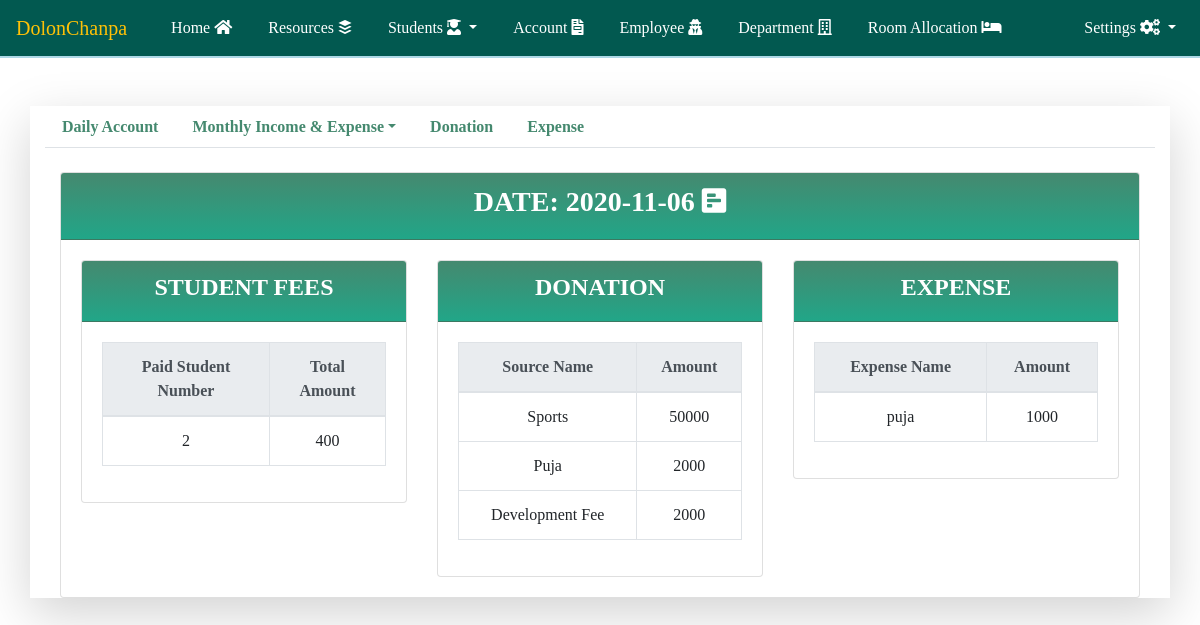
Screenshot of /daily_details.php?date=2020-11-06 (signed in) with the database file from the repository.
### tables this page shows
CREATE TABLE `donation_information` (
  `id` int(255) NOT NULL,
  `source_name` varchar(100) NOT NULL,
  `amount` varchar(20) NOT NULL,
  `month` varchar(10) NOT NULL,
  `year` varchar(10) NOT NULL,
  `entry_date` date NOT NULL
);

CREATE TABLE `expense_information` (
  `id` int(255) NOT NULL,
  `expense_name` varchar(200) NOT NULL,
  `amount` varchar(100) NOT NULL,
  `month` varchar(10) NOT NULL,
  `year` varchar(10) NOT NULL,
  `expense_date` date NOT NULL
);

### daily_details.php (the view, shortened to what this page needs)
<?php include('header.php') ?>
<?php include('database_connection.php')?>
<?php include('account_header.php') ?>
<div class="container tab-pane"><br>
    <div class="row justify-content-center">
        <div class="col-lg-12 col-12" id = "source_div">
            <div class="card">
                <div class="card-header">
                    <div class="row justify-content-center">
                        <div class="col-lg-6 col-md-6 col-12">
                            <h3 class ="text-center card_header_color text-uppercase">Date: <?php echo $_GET['date'] ?> <span><i class="fas fa-poll-h"></i></span></h3>
                        </div>
                    </div>
                </div>
                <div class="card-body">
                    <div class="row justify-content-center">
                        <div class="col-lg-4 col-md-12 col-12" >
                            <div class="card">
                                <div class="card-header">
                                    <h4 class = "text-center text-uppercase card_header_color">Student Fees</h4>
                                </div>
                                <div class="card-body">
                                    <table class = "table table-bordered table-hover text-center table-responsive-sm">
                                        <tr>
                                            <thead class ="thead-light">
                                                <th>Paid Student Number</th>
                                                <th>Total Amount</th>
                                            </thead>
                                        </tr>
                                        <?php
                                        $select_student_payment = "SELECT COUNT(`id`) as total_student, SUM(`amount`) as total_amount FROM `student_payment_information` WHERE `payment_date` = '$_GET[date]'";
                                        $run_select_student_payment = mysqli_query($conn, $select_student_payment);
                                        while($row = mysqli_fetch_assoc($run_select_student_payment))
                                        {
                                            ?>
                                            <tr>
                                                <td>
                                                    <?php
                                                        if($row['total_student']!=0)
                                                        {
                                                            echo $row['total_student'];
                                                        }
                                                    ?>
                                                </td>
                                                <td><?php echo $row['total_amount']; ?></td>
                                            </tr>
                                            <?php
                                        }
                                        ?>
                                    </table>
                                </div>
                            </div>
                        </div>
                        <div class="col-lg-4 col-md-12 col-12" >
                            <div class="card">
                                <div class="card-header">
                                    <h4 class = "text-center text-uppercase card_header_color">Donation</h4>
                                </div>
                                <div class="card-body">
                                    <table class = "table table-bordered table-hover text-center table-responsive-sm">
                                        <tr>
                                            <thead class ="thead-light">
                                                <th>Source Name</th>
                                                <th>Amount</th>
                                            </thead>
                                        </tr>
                                        <?php
                                        $select_donation = "SELECT `source_name` , `amount` FROM `donation_information` WHERE `entry_date` = '$_GET[date]'";
                                        $run_select_donation = mysqli_query($conn, $select_donation);
                                        while($row = mysqli_fetch_assoc($run_select_donation))
                                        {
                                            ?>
                                            <tr>
                                                <td><?php echo $row['source_name']; ?></td>
                                                <td><?php echo $row['amount']; ?></td>
                                            </tr>
                                            <?php
                                        }
                                        ?>
                                    </table>
                                </div>
                            </div>
                        </div>
                        <div class="col-lg-4 col-md-12 col-12" >
                            <div class="card">
                                <div class="card-header">
                                    <h4 class = "text-center text-uppercase card_header_color">Expense</h4>
                                </div>
                                <div class="card-body">
                                    <table class = "table table-bordered table-hover text-center table-responsive-sm">
                                        <tr>
                                            <thead class ="thead-light">
                                                <th>Expense Name</th>
                                                <th>Amount</th>
                                            </thead>
                                        </tr>
                                        <?php
                                        $select_expense = "SELECT `expense_name` , `amount` FROM `expense_information` WHERE `expense_date` = '$_GET[date]'";
                                        $run_select_expense = mysqli_query($conn, $select_expense);
                                        while($row = mysqli_fetch_assoc($run_select_expense))
                                        {
                                            ?>
                                            <tr>
                                                <td><?php echo $row['expense_name']; ?></td>
                                                <td><?php echo $row['amount']; ?></td>
                                            </tr>
                                            <?php
                                        }
                                        ?>
                                    </table>
                                </div>
                            </div>
                        </div>
                    </div>
                </div>
            </div>
        </div>
    </div>
</div>
<?php include('account_footer.php') ?>
<?php include('footer.php') ?>

### css/style.css (style rules this page uses)
body { font-family: 'sans-serif'; }
.card-header { padding: .75rem 1.25rem; margin-bottom: 0; background-image: linear-gradient(#45896F, #21A688); border-bottom: 1px solid rgba(0,0,0,.125); }
.card_header_color { color: white; font-weight: bold; }

### rows the page displays
donation_information: source_name "Sports", amount "50000"
donation_information: source_name "Puja", amount "2000"
donation_information: source_name "Development Fee", amount "2000"
expense_information: expense_name "puja", amount "1000"

### other values shown
$_GET['date'] "2020-11-06"
$row['total_student'] "2"
$row['total_amount'] "400"
